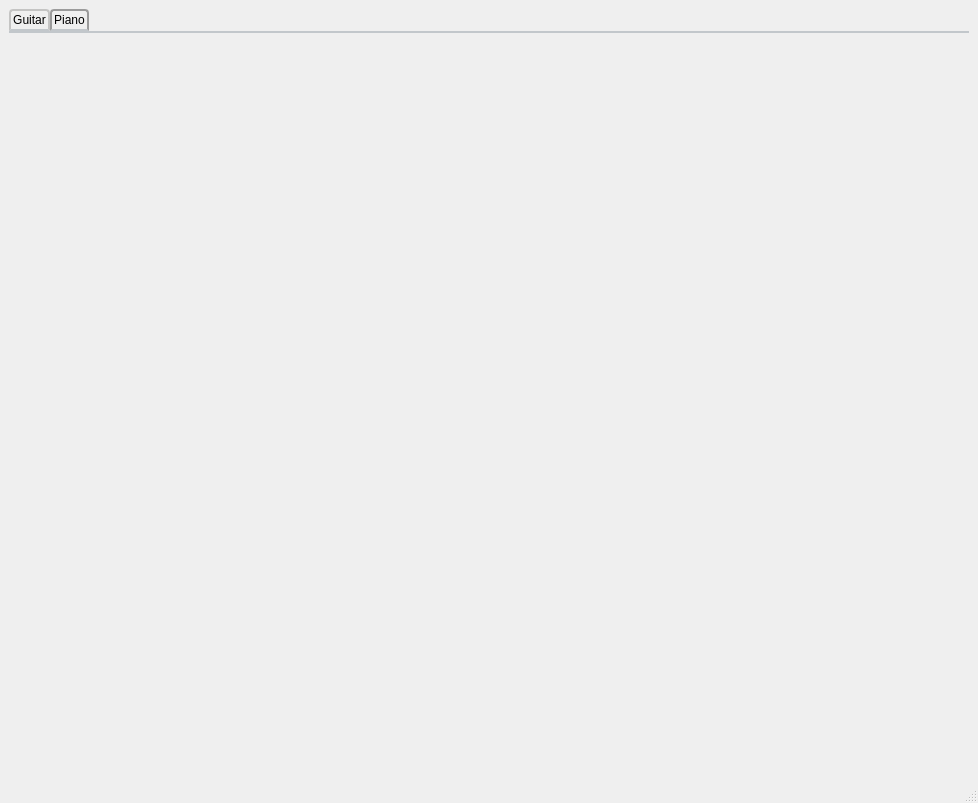
<?xml version="1.0" encoding="UTF-8"?>
<ui version="4.0">
 <class>MainWindow</class>
 <widget class="QMainWindow" name="MainWindow">
  <property name="geometry">
   <rect>
    <x>0</x>
    <y>0</y>
    <width>978</width>
    <height>803</height>
   </rect>
  </property>
  <property name="minimumSize">
   <size>
    <width>978</width>
    <height>803</height>
   </size>
  </property>
  <property name="maximumSize">
   <size>
    <width>978</width>
    <height>803</height>
   </size>
  </property>
  <property name="windowTitle">
   <string>Synthetic Instruments</string>
  </property>
  <property name="windowIcon">
   <iconset>
    <normaloff>icons/icons8-guitar-strings-96.png</normaloff>icons/icons8-guitar-strings-96.png</iconset>
  </property>
  <widget class="QWidget" name="centralwidget">
   <layout class="QGridLayout" name="gridLayout_2">
    <item row="0" column="0" colspan="2">
     <widget class="QTabWidget" name="tabWidget">
      <property name="styleSheet">
       <string notr="true">  QTabWidget::pane { /* The tab widget frame */
      border-top: 2px solid #C2C7CB;
      position: absolute;
      top: -0.5em;
  }

  QTabWidget::tab-bar {
      alignment: center;
  }

  /* Style the tab using the tab sub-control. Note that
      it reads QTabBar _not_ QTabWidget */
  QTabBar::tab {
      background: qlineargradient(x1: 0, y1: 0, x2: 0, y2: 1,
                                  stop: 0 #E1E1E1, stop: 0.4 #DDDDDD,
                                  stop: 0.5 #D8D8D8, stop: 1.0 #D3D3D3);
      border: 2px solid #C4C4C3;
      border-bottom-color: #C2C7CB; /* same as the pane color */
      border-top-left-radius: 4px;
      border-top-right-radius: 4px;
      min-width: 8ex;
      padding: 2px;
  }

  QTabBar::tab:selected, QTabBar::tab:hover {
      background: qlineargradient(x1: 0, y1: 0, x2: 0, y2: 1,
                                  stop: 0 #fafafa, stop: 0.4 #f4f4f4,
                                  stop: 0.5 #e7e7e7, stop: 1.0 #fafafa);
  }

  QTabBar::tab:selected {
      border-color: #9B9B9B;
      border-bottom-color: #C2C7CB; /* same as pane color */
  }

QWidget#tab{
background-image: url(:/icons/guitar.jpg/icons/guitar.jpg); 
background-position: center;
background-size : auto;
 }
QWidget#tab_2{
background-image: url(:/icons/piano.jpg/icons/piano.jpg); 
background-position: center ;
background-repeat: no-repeat;
background-size : cover;
 }</string>
      </property>
      <property name="currentIndex">
       <number>1</number>
      </property>
      <widget class="QWidget" name="tab">
       <attribute name="icon">
        <iconset>
         <normaloff>icons/icons8-guitar-96.png</normaloff>icons/icons8-guitar-96.png</iconset>
       </attribute>
       <attribute name="title">
        <string>Guitar</string>
       </attribute>
       <layout class="QVBoxLayout" name="verticalLayout_3">
        <item>
         <layout class="QVBoxLayout" name="verticalLayout_5"/>
        </item>
        <item>
         <spacer name="verticalSpacer_2">
          <property name="orientation">
           <enum>Qt::Vertical</enum>
          </property>
          <property name="sizeType">
           <enum>QSizePolicy::Maximum</enum>
          </property>
          <property name="sizeHint" stdset="0">
           <size>
            <width>20</width>
            <height>250</height>
           </size>
          </property>
         </spacer>
        </item>
        <item>
         <layout class="QVBoxLayout" name="verticalLayout_4">
          <item>
           <widget class="QPushButton" name="guitar_e">
            <property name="text">
             <string/>
            </property>
            <property name="flat">
             <bool>true</bool>
            </property>
            <property name="key_number" stdset="0">
             <number>20</number>
            </property>
           </widget>
          </item>
          <item>
           <spacer name="verticalSpacer_3">
            <property name="orientation">
             <enum>Qt::Vertical</enum>
            </property>
            <property name="sizeType">
             <enum>QSizePolicy::Preferred</enum>
            </property>
            <property name="sizeHint" stdset="0">
             <size>
              <width>20</width>
              <height>15</height>
             </size>
            </property>
           </spacer>
          </item>
          <item>
           <widget class="QPushButton" name="guitar_a">
            <property name="text">
             <string/>
            </property>
            <property name="flat">
             <bool>true</bool>
            </property>
            <property name="key_number" stdset="0">
             <number>24</number>
            </property>
           </widget>
          </item>
          <item>
           <spacer name="verticalSpacer_4">
            <property name="orientation">
             <enum>Qt::Vertical</enum>
            </property>
            <property name="sizeType">
             <enum>QSizePolicy::Preferred</enum>
            </property>
            <property name="sizeHint" stdset="0">
             <size>
              <width>20</width>
              <height>15</height>
             </size>
            </property>
           </spacer>
          </item>
          <item>
           <widget class="QPushButton" name="guitar_d">
            <property name="text">
             <string/>
            </property>
            <property name="flat">
             <bool>true</bool>
            </property>
            <property name="key_number" stdset="0">
             <number>28</number>
            </property>
           </widget>
          </item>
          <item>
           <spacer name="verticalSpacer_5">
            <property name="orientation">
             <enum>Qt::Vertical</enum>
            </property>
            <property name="sizeType">
             <enum>QSizePolicy::Preferred</enum>
            </property>
            <property name="sizeHint" stdset="0">
             <size>
              <width>20</width>
              <height>15</height>
             </size>
            </property>
           </spacer>
          </item>
          <item>
           <widget class="QPushButton" name="guitar_g">
            <property name="text">
             <string/>
            </property>
            <property name="flat">
             <bool>true</bool>
            </property>
            <property name="key_number" stdset="0">
             <number>32</number>
            </property>
           </widget>
          </item>
          <item>
           <spacer name="verticalSpacer_6">
            <property name="orientation">
             <enum>Qt::Vertical</enum>
            </property>
            <property name="sizeType">
             <enum>QSizePolicy::Preferred</enum>
            </property>
            <property name="sizeHint" stdset="0">
             <size>
              <width>20</width>
              <height>15</height>
             </size>
            </property>
           </spacer>
          </item>
          <item>
           <widget class="QPushButton" name="guitar_b">
            <property name="text">
             <string/>
            </property>
            <property name="flat">
             <bool>true</bool>
            </property>
            <property name="key_number" stdset="0">
             <number>36</number>
            </property>
           </widget>
          </item>
          <item>
           <spacer name="verticalSpacer_7">
            <property name="orientation">
             <enum>Qt::Vertical</enum>
            </property>
            <property name="sizeType">
             <enum>QSizePolicy::Preferred</enum>
            </property>
            <property name="sizeHint" stdset="0">
             <size>
              <width>20</width>
              <height>15</height>
             </size>
            </property>
           </spacer>
          </item>
          <item>
           <widget class="QPushButton" name="guitar_e2">
            <property name="text">
             <string/>
            </property>
            <property name="flat">
             <bool>true</bool>
            </property>
            <property name="key_number" stdset="0">
             <number>40</number>
            </property>
           </widget>
          </item>
          <item>
           <spacer name="verticalSpacer_8">
            <property name="orientation">
             <enum>Qt::Vertical</enum>
            </property>
            <property name="sizeType">
             <enum>QSizePolicy::Preferred</enum>
            </property>
            <property name="sizeHint" stdset="0">
             <size>
              <width>20</width>
              <height>30</height>
             </size>
            </property>
           </spacer>
          </item>
         </layout>
        </item>
        <item>
         <layout class="QVBoxLayout" name="verticalLayout_6">
          <item>
           <spacer name="verticalSpacer">
            <property name="orientation">
             <enum>Qt::Vertical</enum>
            </property>
            <property name="sizeType">
             <enum>QSizePolicy::Maximum</enum>
            </property>
            <property name="sizeHint" stdset="0">
             <size>
              <width>20</width>
              <height>250</height>
             </size>
            </property>
           </spacer>
          </item>
          <item>
           <spacer name="verticalSpacer_9">
            <property name="orientation">
             <enum>Qt::Vertical</enum>
            </property>
            <property name="sizeHint" stdset="0">
             <size>
              <width>20</width>
              <height>40</height>
             </size>
            </property>
           </spacer>
          </item>
         </layout>
        </item>
       </layout>
      </widget>
      <widget class="QWidget" name="tab_2">
       <attribute name="icon">
        <iconset>
         <normaloff>icons/icons8-piano-96.png</normaloff>icons/icons8-piano-96.png</iconset>
       </attribute>
       <attribute name="title">
        <string>Piano</string>
       </attribute>
       <widget class="QPushButton" name="piano_1">
        <property name="geometry">
         <rect>
          <x>0</x>
          <y>50</y>
          <width>71</width>
          <height>661</height>
         </rect>
        </property>
        <property name="text">
         <string/>
        </property>
        <property name="flat">
         <bool>true</bool>
        </property>
        <property name="key_number" stdset="0">
         <number>28</number>
        </property>
       </widget>
       <widget class="QPushButton" name="piano_2">
        <property name="geometry">
         <rect>
          <x>40</x>
          <y>50</y>
          <width>71</width>
          <height>421</height>
         </rect>
        </property>
        <property name="text">
         <string/>
        </property>
        <property name="flat">
         <bool>true</bool>
        </property>
        <property name="key_number" stdset="0">
         <number>29</number>
        </property>
       </widget>
       <widget class="QPushButton" name="piano_3">
        <property name="geometry">
         <rect>
          <x>90</x>
          <y>50</y>
          <width>71</width>
          <height>661</height>
         </rect>
        </property>
        <property name="text">
         <string/>
        </property>
        <property name="flat">
         <bool>true</bool>
        </property>
        <property name="key_number" stdset="0">
         <number>30</number>
        </property>
       </widget>
       <widget class="QPushButton" name="piano_5">
        <property name="geometry">
         <rect>
          <x>200</x>
          <y>50</y>
          <width>71</width>
          <height>661</height>
         </rect>
        </property>
        <property name="text">
         <string/>
        </property>
        <property name="flat">
         <bool>true</bool>
        </property>
        <property name="key_number" stdset="0">
         <number>32</number>
        </property>
       </widget>
       <widget class="QPushButton" name="piano_4">
        <property name="geometry">
         <rect>
          <x>150</x>
          <y>50</y>
          <width>71</width>
          <height>421</height>
         </rect>
        </property>
        <property name="text">
         <string/>
        </property>
        <property name="flat">
         <bool>true</bool>
        </property>
        <property name="key_number" stdset="0">
         <number>31</number>
        </property>
       </widget>
       <widget class="QPushButton" name="piano_6">
        <property name="geometry">
         <rect>
          <x>270</x>
          <y>50</y>
          <width>71</width>
          <height>661</height>
         </rect>
        </property>
        <property name="text">
         <string/>
        </property>
        <property name="flat">
         <bool>true</bool>
        </property>
        <property name="key_number" stdset="0">
         <number>33</number>
        </property>
       </widget>
       <widget class="QPushButton" name="piano_8">
        <property name="geometry">
         <rect>
          <x>380</x>
          <y>50</y>
          <width>71</width>
          <height>661</height>
         </rect>
        </property>
        <property name="text">
         <string/>
        </property>
        <property name="flat">
         <bool>true</bool>
        </property>
        <property name="key_number" stdset="0">
         <number>35</number>
        </property>
       </widget>
       <widget class="QPushButton" name="piano_10">
        <property name="geometry">
         <rect>
          <x>490</x>
          <y>50</y>
          <width>71</width>
          <height>661</height>
         </rect>
        </property>
        <property name="text">
         <string/>
        </property>
        <property name="flat">
         <bool>true</bool>
        </property>
        <property name="key_number" stdset="0">
         <number>37</number>
        </property>
       </widget>
       <widget class="QPushButton" name="piano_12">
        <property name="geometry">
         <rect>
          <x>580</x>
          <y>50</y>
          <width>71</width>
          <height>661</height>
         </rect>
        </property>
        <property name="text">
         <string/>
        </property>
        <property name="flat">
         <bool>true</bool>
        </property>
        <property name="key_number" stdset="0">
         <number>39</number>
        </property>
       </widget>
       <widget class="QPushButton" name="piano_13">
        <property name="geometry">
         <rect>
          <x>680</x>
          <y>40</y>
          <width>71</width>
          <height>661</height>
         </rect>
        </property>
        <property name="text">
         <string/>
        </property>
        <property name="flat">
         <bool>true</bool>
        </property>
        <property name="key_number" stdset="0">
         <number>40</number>
        </property>
       </widget>
       <widget class="QPushButton" name="piano_15">
        <property name="geometry">
         <rect>
          <x>780</x>
          <y>50</y>
          <width>71</width>
          <height>661</height>
         </rect>
        </property>
        <property name="text">
         <string/>
        </property>
        <property name="flat">
         <bool>true</bool>
        </property>
        <property name="key_number" stdset="0">
         <number>42</number>
        </property>
       </widget>
       <widget class="QPushButton" name="piano_17">
        <property name="geometry">
         <rect>
          <x>880</x>
          <y>50</y>
          <width>71</width>
          <height>661</height>
         </rect>
        </property>
        <property name="text">
         <string/>
        </property>
        <property name="flat">
         <bool>true</bool>
        </property>
        <property name="key_number" stdset="0">
         <number>44</number>
        </property>
       </widget>
       <widget class="QPushButton" name="piano_16">
        <property name="geometry">
         <rect>
          <x>840</x>
          <y>50</y>
          <width>71</width>
          <height>421</height>
         </rect>
        </property>
        <property name="text">
         <string/>
        </property>
        <property name="flat">
         <bool>true</bool>
        </property>
        <property name="key_number" stdset="0">
         <number>43</number>
        </property>
       </widget>
       <widget class="QPushButton" name="piano_14">
        <property name="geometry">
         <rect>
          <x>710</x>
          <y>40</y>
          <width>71</width>
          <height>421</height>
         </rect>
        </property>
        <property name="text">
         <string/>
        </property>
        <property name="flat">
         <bool>true</bool>
        </property>
        <property name="key_number" stdset="0">
         <number>41</number>
        </property>
       </widget>
       <widget class="QPushButton" name="piano_11">
        <property name="geometry">
         <rect>
          <x>540</x>
          <y>50</y>
          <width>71</width>
          <height>421</height>
         </rect>
        </property>
        <property name="text">
         <string/>
        </property>
        <property name="flat">
         <bool>true</bool>
        </property>
        <property name="key_number" stdset="0">
         <number>38</number>
        </property>
       </widget>
       <widget class="QPushButton" name="piano_9">
        <property name="geometry">
         <rect>
          <x>430</x>
          <y>50</y>
          <width>71</width>
          <height>421</height>
         </rect>
        </property>
        <property name="text">
         <string/>
        </property>
        <property name="flat">
         <bool>true</bool>
        </property>
        <property name="key_number" stdset="0">
         <number>36</number>
        </property>
       </widget>
       <widget class="QPushButton" name="piano_7">
        <property name="geometry">
         <rect>
          <x>330</x>
          <y>50</y>
          <width>71</width>
          <height>421</height>
         </rect>
        </property>
        <property name="text">
         <string/>
        </property>
        <property name="flat">
         <bool>true</bool>
        </property>
        <property name="key_number" stdset="0">
         <number>34</number>
        </property>
       </widget>
       <zorder>piano_17</zorder>
       <zorder>piano_1</zorder>
       <zorder>piano_3</zorder>
       <zorder>piano_2</zorder>
       <zorder>piano_5</zorder>
       <zorder>piano_4</zorder>
       <zorder>piano_6</zorder>
       <zorder>piano_8</zorder>
       <zorder>piano_10</zorder>
       <zorder>piano_12</zorder>
       <zorder>piano_13</zorder>
       <zorder>piano_15</zorder>
       <zorder>piano_16</zorder>
       <zorder>piano_11</zorder>
       <zorder>piano_9</zorder>
       <zorder>piano_7</zorder>
       <zorder>piano_14</zorder>
      </widget>
     </widget>
    </item>
   </layout>
  </widget>
  <widget class="QMenuBar" name="menubar">
   <property name="geometry">
    <rect>
     <x>0</x>
     <y>0</y>
     <width>978</width>
     <height>22</height>
    </rect>
   </property>
  </widget>
  <widget class="QStatusBar" name="statusbar"/>
 </widget>
 <resources>
  <include location="srcs.qrc"/>
 </resources>
 <connections/>
</ui>
